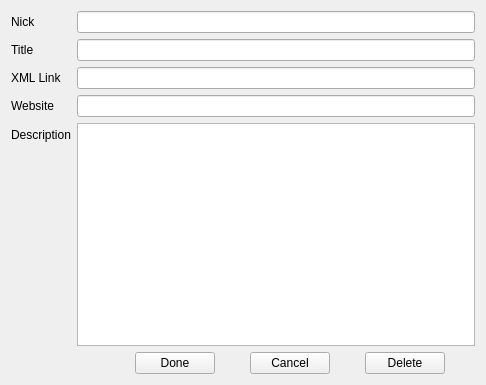
<?xml version="1.0" encoding="UTF-8"?>
<ui version="4.0">
 <class>FeedEdit</class>
 <widget class="QDialog" name="FeedEdit">
  <property name="geometry">
   <rect>
    <x>0</x>
    <y>0</y>
    <width>486</width>
    <height>385</height>
   </rect>
  </property>
  <property name="windowTitle">
   <string>Edit Feed</string>
  </property>
  <layout class="QGridLayout" name="gridLayout_2">
   <item row="0" column="0">
    <layout class="QGridLayout" name="gridLayout">
     <property name="sizeConstraint">
      <enum>QLayout::SetNoConstraint</enum>
     </property>
     <item row="0" column="0">
      <layout class="QFormLayout" name="editItems">
       <item row="1" column="0">
        <widget class="QLabel" name="titleLabel">
         <property name="text">
          <string>Title</string>
         </property>
         <property name="buddy">
          <cstring>titleLineEdit</cstring>
         </property>
        </widget>
       </item>
       <item row="1" column="1">
        <widget class="QLineEdit" name="titleLineEdit"/>
       </item>
       <item row="2" column="0">
        <widget class="QLabel" name="xmlLinkLabel">
         <property name="text">
          <string>XML Link</string>
         </property>
         <property name="buddy">
          <cstring>xmlLinkLineEdit</cstring>
         </property>
        </widget>
       </item>
       <item row="2" column="1">
        <widget class="QLineEdit" name="xmlLinkLineEdit"/>
       </item>
       <item row="3" column="0">
        <widget class="QLabel" name="websiteLabel">
         <property name="text">
          <string>Website</string>
         </property>
        </widget>
       </item>
       <item row="3" column="1">
        <widget class="QLineEdit" name="websiteLineEdit"/>
       </item>
       <item row="0" column="0">
        <widget class="QLabel" name="nickLabel">
         <property name="text">
          <string>Nick</string>
         </property>
        </widget>
       </item>
       <item row="0" column="1">
        <widget class="QLineEdit" name="nickLineEdit"/>
       </item>
       <item row="4" column="0">
        <widget class="QLabel" name="descriptionLabel">
         <property name="text">
          <string>Description</string>
         </property>
        </widget>
       </item>
       <item row="4" column="1">
        <widget class="QTextEdit" name="descriptionLineEdit"/>
       </item>
      </layout>
     </item>
     <item row="1" column="0">
      <layout class="QHBoxLayout" name="horizontalLayout">
       <item>
        <widget class="QLabel" name="loadStatus">
         <property name="minimumSize">
          <size>
           <width>60</width>
           <height>0</height>
          </size>
         </property>
         <property name="maximumSize">
          <size>
           <width>60</width>
           <height>16777215</height>
          </size>
         </property>
         <property name="text">
          <string/>
         </property>
        </widget>
       </item>
       <item>
        <widget class="QPushButton" name="doneButton">
         <property name="maximumSize">
          <size>
           <width>80</width>
           <height>16777215</height>
          </size>
         </property>
         <property name="text">
          <string>Done</string>
         </property>
         <property name="autoDefault">
          <bool>false</bool>
         </property>
        </widget>
       </item>
       <item>
        <widget class="QPushButton" name="cancelButton">
         <property name="maximumSize">
          <size>
           <width>80</width>
           <height>16777215</height>
          </size>
         </property>
         <property name="text">
          <string>Cancel</string>
         </property>
         <property name="autoDefault">
          <bool>false</bool>
         </property>
        </widget>
       </item>
       <item>
        <widget class="QPushButton" name="deleteButton">
         <property name="maximumSize">
          <size>
           <width>80</width>
           <height>16777215</height>
          </size>
         </property>
         <property name="text">
          <string>Delete</string>
         </property>
         <property name="autoDefault">
          <bool>false</bool>
         </property>
        </widget>
       </item>
      </layout>
     </item>
    </layout>
   </item>
  </layout>
 </widget>
 <resources/>
 <connections/>
</ui>
